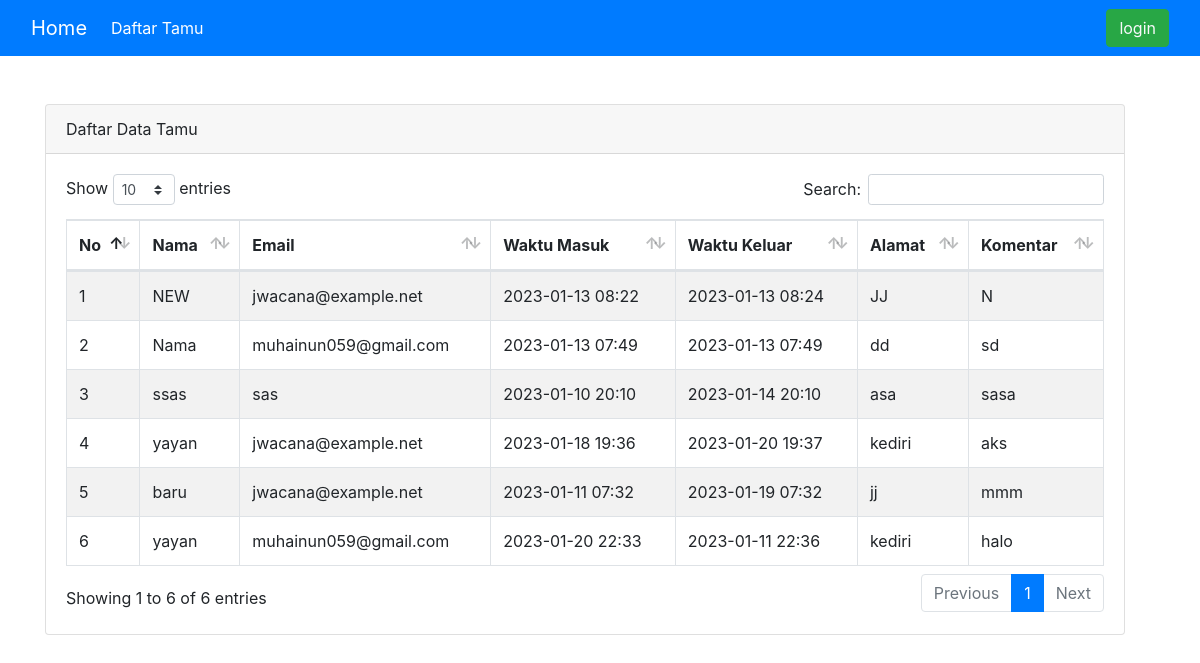
Page /daftartamu.php on the committed database.
### tables this page shows
CREATE TABLE `pengunjung` (
  `id_pengunjung` int(11) NOT NULL,
  `nama` varchar(128) NOT NULL,
  `email` varchar(128) NOT NULL,
  `jam_masuk` datetime(6) NOT NULL DEFAULT current_timestamp(6) ON UPDATE current_timestamp(6),
  `jam_keluar` datetime(6) NOT NULL DEFAULT current_timestamp(6),
  `alamat` varchar(100) NOT NULL,
  `komentar` varchar(128) NOT NULL
);

### daftartamu.php (the view, shortened to what this page needs)
<?php session_start();
include 'koneksi.php'?>
<!DOCTYPE html>
<html lang="en">
<head>
 <link rel="stylesheet" href="assets/css/bootstrap.min.css">
 <link rel="stylesheet" href="assets/datatabel.min.css" />
 <link rel="stylesheet" href="assets/sweetalert2/dist/sweetalert2.min.css">
</head>
   <body>
<?php include 'navbar.php' ?>
<div class="row col-lg-12 mt-4">
<div class="container mt-4 ">
   <div class="col-md-12 ">
      <div class="card ">
        <div class="card-header">
         Daftar Data Tamu
        </div>
        <div class="card-body">
     <table id="tamu" class="table table-striped table-bordered table-hover" >
        <thead >
           <tr>
             <th>No</th>
             <th>Nama </th>
             <th>Email</th>
             <th>Waktu Masuk</th>
             <th>Waktu Keluar</th>
             <th>Alamat</th>
             <th>Komentar</th>
           </tr>
        </thead>
        <tbody>
           <?php
           $nomor = 1;
           $query_mysql = mysqli_query($host,"SELECT * FROM pengunjung ORDER BY id_pengunjung DESC");
           while($data = mysqli_fetch_array($query_mysql)){
           ?>
           <tr>
           <td><?= $nomor++; ?></td>
           <td><?= $data['nama']; ?></td>
           <td><?= $data['email']; ?></td>
           <td><?= substr($data['jam_masuk'],0,16); ?></td>
           <td><?= substr($data['jam_keluar'],0,16); ?></td>
           <td><?= $data['alamat']; ?></td>
           <td><?= $data['komentar']; ?></td>
          </tr>
      <?php } ?>
        </tbody>
     </table>
        </div>
      </div>
   </div>
</div>
</div>
   </body>
   </html>

### rows in the picture
pengunjung: nama "NEW", email "jwacana@example.net", jam_masuk "2023-01-13 08:22", jam_keluar "2023-01-13 08:24", alamat "JJ", komentar "N"
pengunjung: nama "Nama", email "muhainun059@gmail.com", jam_masuk "2023-01-13 07:49", jam_keluar "2023-01-13 07:49", alamat "dd", komentar "sd"
pengunjung: nama "ssas", email "sas", jam_masuk "2023-01-10 20:10", jam_keluar "2023-01-14 20:10", alamat "asa", komentar "sasa"
pengunjung: nama "yayan", email "jwacana@example.net", jam_masuk "2023-01-18 19:36", jam_keluar "2023-01-20 19:37", alamat "kediri", komentar "aks"
pengunjung: nama "baru", email "jwacana@example.net", jam_masuk "2023-01-11 07:32", jam_keluar "2023-01-19 07:32", alamat "jj", komentar "mmm"
pengunjung: nama "yayan", email "muhainun059@gmail.com", jam_masuk "2023-01-20 22:33", jam_keluar "2023-01-11 22:36", alamat "kediri", komentar "halo"
